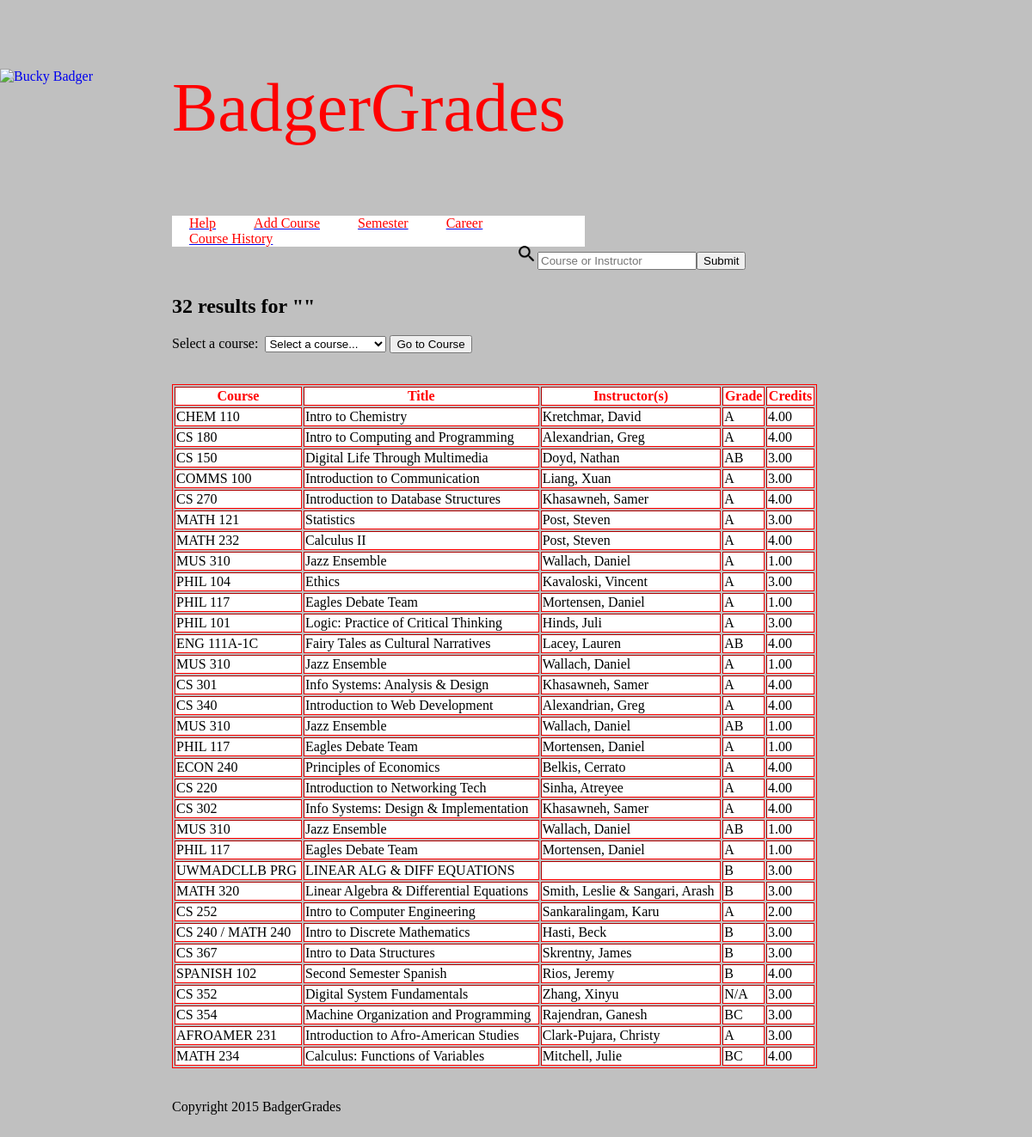
Screenshot of /search.php with the database file from the repository.
### tables this page shows
CREATE TABLE `class` (
  `CourseID` int(11) NOT NULL AUTO_INCREMENT,
  `CourseCode` varchar(45) NOT NULL,
  `CourseName` varchar(90) NOT NULL,
  `Schedule` varchar(45) DEFAULT NULL,
  `Instructor` varchar(45) DEFAULT NULL,
  `Credits` decimal(3,2) NOT NULL,
  `SemesterID` int(11) NOT NULL,
  `InstitutionID` int(11) NOT NULL,
  PRIMARY KEY (`CourseID`),
  KEY `SemesterID_idx` (`SemesterID`),
  KEY `InstitutionID_idx` (`InstitutionID`),
  CONSTRAINT `InstitutionID` FOREIGN KEY (`InstitutionID`) REFERENCES `institution` (`InstitutionID`) ON DELETE NO ACTION ON UPDATE NO ACTION,
  CONSTRAINT `SemesterID` FOREIGN KEY (`SemesterID`) REFERENCES `semester` (`SemesterID`) ON DELETE NO ACTION ON UPDATE NO ACTION
);

CREATE TABLE `graded_item_type` (
  `GradedItemTypeID` int(11) NOT NULL AUTO_INCREMENT,
  `GradedItemType` varchar(45) NOT NULL,
  `PortionOfGrade` decimal(3,2) NOT NULL,
  `CourseID` int(11) NOT NULL,
  PRIMARY KEY (`GradedItemTypeID`),
  KEY `CourseID_idx` (`CourseID`),
  CONSTRAINT `CourseID` FOREIGN KEY (`CourseID`) REFERENCES `class` (`CourseID`) ON DELETE NO ACTION ON UPDATE NO ACTION
);

CREATE TABLE `grading_scale` (
  `LetterGradeRangeID` int(11) NOT NULL AUTO_INCREMENT,
  `LetterGrade` varchar(2) NOT NULL,
  `MinimumGrade` decimal(3,2) NOT NULL,
  `CourseID` int(11) NOT NULL,
  PRIMARY KEY (`LetterGradeRangeID`),
  KEY `ClassID_idx` (`CourseID`),
  CONSTRAINT `ClassID` FOREIGN KEY (`CourseID`) REFERENCES `class` (`CourseID`) ON DELETE NO ACTION ON UPDATE NO ACTION
);

### search.php (the view, shortened to what this page needs)
<!DOCTYPE html PUBLIC "-//W3C//DTD HTML 4.01//EN"
   "http://www.w3.org/TR/html4/strict.dtd">
<html xmlns="http://www.w3.org/1999/xhtml" lang="en">
<head>
	<link rel="stylesheet" type="text/css" href="Home.css">
</head>
<body>
	<a href="Home.php"><img src="BuckyBadger.svg.png" alt="Bucky Badger" id="buckey" class="arrange_left"></a>
	<a href="Home.php" style="text-decoration : none"><p style="font-size:500%;color:red">BadgerGrades</p></a>
	<ul>
	  <li id="home"><a href="Home.php"><font color="red">Help</font></a></li>&nbsp;&nbsp;&nbsp;&nbsp;&nbsp;
	  <li id="add_course"><a href="add_course.php"><font color="red">Add Course</font></a></li>&nbsp;&nbsp;&nbsp;&nbsp;&nbsp;
	  <li id="semester"><a href="semester_institution.php"><font color="red">Semester</font></a></li>&nbsp;&nbsp;&nbsp;&nbsp;&nbsp;
	  <li id="career"><a href="career_institution.php"><font color="red">Career</font></a></li>&nbsp;&nbsp;&nbsp;&nbsp;&nbsp;
	  <li id="course_history"><a href="course_history.php"><font color="red">Course History</font></a></li>
	  <li id="search"><form action="search.php" method="post" class="arrange_right"><img src="ic_search_48px-128.png" height="25" width="25"><input type="text" name="search" placeholder="Course or Instructor"><input type="submit" value="Submit"></form></li>
	</ul>
	<br><br>
	<?php
		$con = mysqli_connect("localhost","root","","badgergrades");
		$search = "";
		$courseResults = array();
		$courseCodeResults = searchByCourseCode($con, $search);
		if(!empty($courseCodeResults)){
			foreach($courseCodeResults as $courseId=>$courseCode){
				$courseResults[$courseId] = $courseCode;
			}
		}
		$courseNameResults = searchByCourseName($con,$search);
		if(!empty($courseNameResults)){
			foreach($courseNameResults as $courseId=>$courseCode){
				$courseResults[$courseId] = $courseCode;
			}
		}
		$instructorResults = searchByInstructor($con,$search);
		if(!empty($instructorResults)){
			foreach($instructorResults as $courseId=>$courseCode){
				$courseResults[$courseId] = $courseCode;
			}
		}
		function searchByCourseCode($con,$search){
			$sql = "SELECT CourseID, CourseCode FROM badgergrades.class WHERE CourseCode LIKE '%" . $search . "%';";
			$result = mysqli_query($con,$sql);
			$courseResults = array();
			while($class = mysqli_fetch_array($result)){
				$courseResults[strval($class['CourseID'])] = $class['CourseCode'];
			}
			return $courseResults;
		}
		function searchByCourseName($con,$search){
			$sql = "SELECT CourseID, CourseCode FROM badgergrades.class WHERE CourseName LIKE '%" . $search . "%';";
			$result = mysqli_query($con,$sql);
			$courseResults = array();
			while($class = mysqli_fetch_array($result)){
				$courseResults[strval($class['CourseID'])] = $class['CourseCode'];
			}
			return $courseResults;
		}
		function searchByInstructor($con,$search){
			$sql = "SELECT CourseID, CourseCode FROM badgergrades.class WHERE Instructor LIKE '%" . $search . "%';";
			$result = mysqli_query($con,$sql);
			$courseResults = array();
			while($class = mysqli_fetch_array($result)){
				$courseResults[strval($class['CourseID'])] = $class['CourseCode'];
			}
			return $courseResults;
		}
	?>
	<h2><?php echo count($courseResults); ?> result<?php if(count($courseResults)!==1){echo "s";} ?> for "<?php echo $_POST['search']; ?>"</h2>
	<form action="course.php" method="post">
		<label for 'course'>Select a course:&nbsp;</label>
		<select name="course">
			<option value=''>Select a course...</option>
		</select>
		<input type="submit" value="Go to Course">
	</form><br><br>
	<?php
		if(!empty($courseResults)){
			echo "<table border='1' style='width:750px'><tr><th>Course</th><th>Title</th><th>Instructor(s)</th><th>Grade</th><th>Credits</th></tr>";
			foreach($courseResults as $courseId=>$courseCode){
				$courseId = (int)$courseId;
				$sql = "SELECT CourseCode, CourseName, Instructor, Credits FROM badgergrades.class WHERE CourseID = $courseId;";
				$result = mysqli_query($con,$sql);
				while($class = mysqli_fetch_array($result)){
					$letterGrade = getFinalGrade($con,$courseId);
					echo "<tr><td>" . $class['CourseCode'] . "</td><td>" . $class['CourseName'] . "</td><td>" . $class['Instructor'] . "</td><td>" . $letterGrade . "</td><td>" .  $class['Credits'] . "</td></tr>";
				}
			}
			echo "</table>";
		}
		else{
			echo "<h3>No results found.</h3>";
		}
		function getFinalGrade($con,$courseId){
			$sql = "SELECT GradedItemTypeID, PortionOfGrade FROM badgergrades.graded_item_type WHERE CourseID = $courseId;";
			$result = mysqli_query($con,$sql);
			$gradedItemTypeIds = array();
			while($itemType = mysqli_fetch_array($result)){
				$gradedItemTypeIds[$itemType['GradedItemTypeID']] = floatval($itemType['PortionOfGrade']);
			}
			$sql = "SELECT GradedItem FROM badgergrades.graded_item_type INNER JOIN badgergrades.graded_item ON graded_item_type.GradedItemTypeID = graded_item.GradedItemTypeID INNER JOIN badgergrades.class ON graded_item_type.CourseID = class.CourseID WHERE class.CourseID = $courseId;";
			$result = mysqli_query($con,$sql);
			if(mysqli_num_rows($result)!==0){
				$totalWeightedAverage = 0.00;
				$totalOfCategoryPortions = 0.00;
				$usedGradedItemTypes = array();
				foreach($gradedItemTypeIds as $gradedItemTypeId=>$portionOfGrade){
					$gradedItemTypeId = (int)$gradedItemTypeId;
					$gradedItemTypeUsed = false;
					$sql = "SELECT GradedItem, graded_item.GradedItemTypeID FROM badgergrades.graded_item_type INNER JOIN badgergrades.graded_item ON graded_item_type.GradedItemTypeID = graded_item.GradedItemTypeID INNER JOIN badgergrades.class ON graded_item_type.CourseID = class.CourseID WHERE class.CourseID = $courseId;";
					$result = mysqli_query($con,$sql);
					while($item = mysqli_fetch_array($result)){
						if((int)$item['GradedItemTypeID'] == $gradedItemTypeId){
							$gradedItemTypeUsed = true;
							break;
						}
					}
					if($gradedItemTypeUsed){
						$usedGradedItemTypes[strval($gradedItemTypeId)] = $portionOfGrade;
					}
					$sql = "SELECT PointsEarned, PointsWorth FROM badgergrades.graded_item WHERE GradedItemTypeID = $gradedItemTypeId;";
					$result = mysqli_query($con,$sql);
					if(mysqli_num_rows($result)!==0){
						$totalPointsEarned = 0.00;
						$totalPointsWorth = 0.00;
						while($item = mysqli_fetch_array($result)){
							$totalPointsEarned += floatval($item['PointsEarned']);
							$totalPointsWorth += floatval($item['PointsWorth']);
						}
						$categoryAverage = $totalPointsEarned/$totalPointsWorth;
						$weightedAverage = $categoryAverage*$portionOfGrade;
						$totalWeightedAverage += $weightedAverage;
					}
				}
				foreach($usedGradedItemTypes as $gradedItemTypeId=>$portionOfGrade){
					$totalOfCategoryPortions += $portionOfGrade;
				}
				$weightedGrade = $totalWeightedAverage/$totalOfCategoryPortions;
				$sql = "SELECT LetterGrade, MinimumGrade FROM badgergrades.grading_scale WHERE CourseID = $courseId ORDER BY LetterGrade;";
				$result = mysqli_query($con,$sql);
				$letterGrade = "";
				while($grade = mysqli_fetch_array($result)){
					if($weightedGrade>=$grade['MinimumGrade']){
						$letterGrade = $grade['LetterGrade'];
						break;
					}
				}
				return $letterGrade;
			}
			else{
				return "N/A";
			}
		}
	?>
	<br><br>Copyright 2015 BadgerGrades<br><br>
</body>
</html>

### Home.css (style rules this page uses)
#buckey { height: auto; width: auto; max-width: 250px; max-height: 250px; }
#search { color:black; }
ul { list-style-type: none; margin: 0; padding: 0; background-color: white; }
li { display: inline-block; width: 100 px; height: 30 px; color: red; margin-left: 20px; }
table { border: 1px solid red; }
th { background-color: white; color: red; }
td { background-color: white; }
.arrange_left { position:absolute; left:0px; width:300px; }
.arrange_right { position:absolute; right:0px; width:600px; }
body { background-repeat:repeat-x; background-color:silver; margin-left:200px; margin-right:200px; width:40%; }

### rows the page displays
class: CourseCode "CHEM 110", CourseName "Intro to Chemistry", Instructor "Kretchmar, David", letterGrade "A", Credits "4.00"
class: CourseCode "CS 180", CourseName "Intro to Computing and Programming", Instructor "Alexandrian, Greg", letterGrade "A", Credits "4.00"
class: CourseCode "CS 150", CourseName "Digital Life Through Multimedia", Instructor "Doyd, Nathan", letterGrade "AB", Credits "3.00"
class: CourseCode "COMMS 100", CourseName "Introduction to Communication", Instructor "Liang, Xuan", letterGrade "A", Credits "3.00"
class: CourseCode "CS 270", CourseName "Introduction to Database Structures", Instructor "Khasawneh, Samer", graded_item_type.GradedItemTypeID "A", Credits "4.00"
class: CourseCode "MATH 121", CourseName "Statistics", Instructor "Post, Steven", graded_item_type.GradedItemTypeID "A", Credits "3.00"
class: CourseCode "MATH 232", CourseName "Calculus II", Instructor "Post, Steven", graded_item_type.GradedItemTypeID "A", Credits "4.00"
class: CourseCode "MUS 310", CourseName "Jazz Ensemble", Instructor "Wallach, Daniel", graded_item_type.GradedItemTypeID "A", Credits "1.00"
class: CourseCode "PHIL 104", CourseName "Ethics", Instructor "Kavaloski, Vincent", graded_item_type.GradedItemTypeID "A", Credits "3.00"
class: CourseCode "PHIL 117", CourseName "Eagles Debate Team", Instructor "Mortensen, Daniel", graded_item_type.GradedItemTypeID "A", Credits "1.00"
class: CourseCode "PHIL 101", CourseName "Logic: Practice of Critical Thinking", Instructor "Hinds, Juli", graded_item_type.GradedItemTypeID "A", Credits "3.00"
class: CourseCode "ENG 111A-1C", CourseName "Fairy Tales as Cultural Narratives", Instructor "Lacey, Lauren", graded_item_type.GradedItemTypeID "AB", Credits "4.00"
class: CourseCode "MUS 310", CourseName "Jazz Ensemble", Instructor "Wallach, Daniel", graded_item_type.GradedItemTypeID "A", Credits "1.00"
class: CourseCode "CS 301", CourseName "Info Systems: Analysis & Design", Instructor "Khasawneh, Samer", graded_item_type.GradedItemTypeID "A", Credits "4.00"
class: CourseCode "CS 340", CourseName "Introduction to Web Development", Instructor "Alexandrian, Greg", graded_item_type.GradedItemTypeID "A", Credits "4.00"
class: CourseCode "MUS 310", CourseName "Jazz Ensemble", Instructor "Wallach, Daniel", graded_item_type.GradedItemTypeID "AB", Credits "1.00"
class: CourseCode "PHIL 117", CourseName "Eagles Debate Team", Instructor "Mortensen, Daniel", graded_item_type.GradedItemTypeID "A", Credits "1.00"
class: CourseCode "ECON 240", CourseName "Principles of Economics", Instructor "Belkis, Cerrato", letterGrade "A", Credits "4.00"
class: CourseCode "CS 220", CourseName "Introduction to Networking Tech", Instructor "Sinha, Atreyee", letterGrade "A", Credits "4.00"
class: CourseCode "CS 302", CourseName "Info Systems: Design & Implementation", Instructor "Khasawneh, Samer", letterGrade "A", Credits "4.00"
class: CourseCode "MUS 310", CourseName "Jazz Ensemble", Instructor "Wallach, Daniel", graded_item_type.GradedItemTypeID "AB", Credits "1.00"
class: CourseCode "PHIL 117", CourseName "Eagles Debate Team", Instructor "Mortensen, Daniel", graded_item_type.GradedItemTypeID "A", Credits "1.00"
class: CourseCode "UWMADCLLB PRG", CourseName "LINEAR ALG & DIFF EQUATIONS", graded_item_type.GradedItemTypeID "B", Credits "3.00"
class: CourseCode "MATH 320", CourseName "Linear Algebra & Differential Equations", Instructor "Smith, Leslie & Sangari, Arash", graded_item_type.GradedItemTypeID "B", Credits "3.00"
class: CourseCode "CS 252", CourseName "Intro to Computer Engineering", Instructor "Sankaralingam, Karu", letterGrade "A", Credits "2.00"
class: CourseCode "CS 240 / MATH 240", CourseName "Intro to Discrete Mathematics", Instructor "Hasti, Beck", letterGrade "B", Credits "3.00"
class: CourseCode "CS 367", CourseName "Intro to Data Structures", Instructor "Skrentny, James", graded_item_type.GradedItemTypeID "B", Credits "3.00"
class: CourseCode "SPANISH 102", CourseName "Second Semester Spanish", Instructor "Rios, Jeremy", letterGrade "B", Credits "4.00"
class: CourseCode "CS 352", CourseName "Digital System Fundamentals", Instructor "Zhang, Xinyu", letterGrade "N/A", Credits "3.00"
class: CourseCode "CS 354", CourseName "Machine Organization and Programming", Instructor "Rajendran, Ganesh", letterGrade "BC", Credits "3.00"
class: CourseCode "AFROAMER 231", CourseName "Introduction to Afro-American Studies", Instructor "Clark-Pujara, Christy", letterGrade "A", Credits "3.00"
class: CourseCode "MATH 234", CourseName "Calculus: Functions of Variables", Instructor "Mitchell, Julie", letterGrade "BC", Credits "4.00"

### other values shown
count($courseResults) "32"
